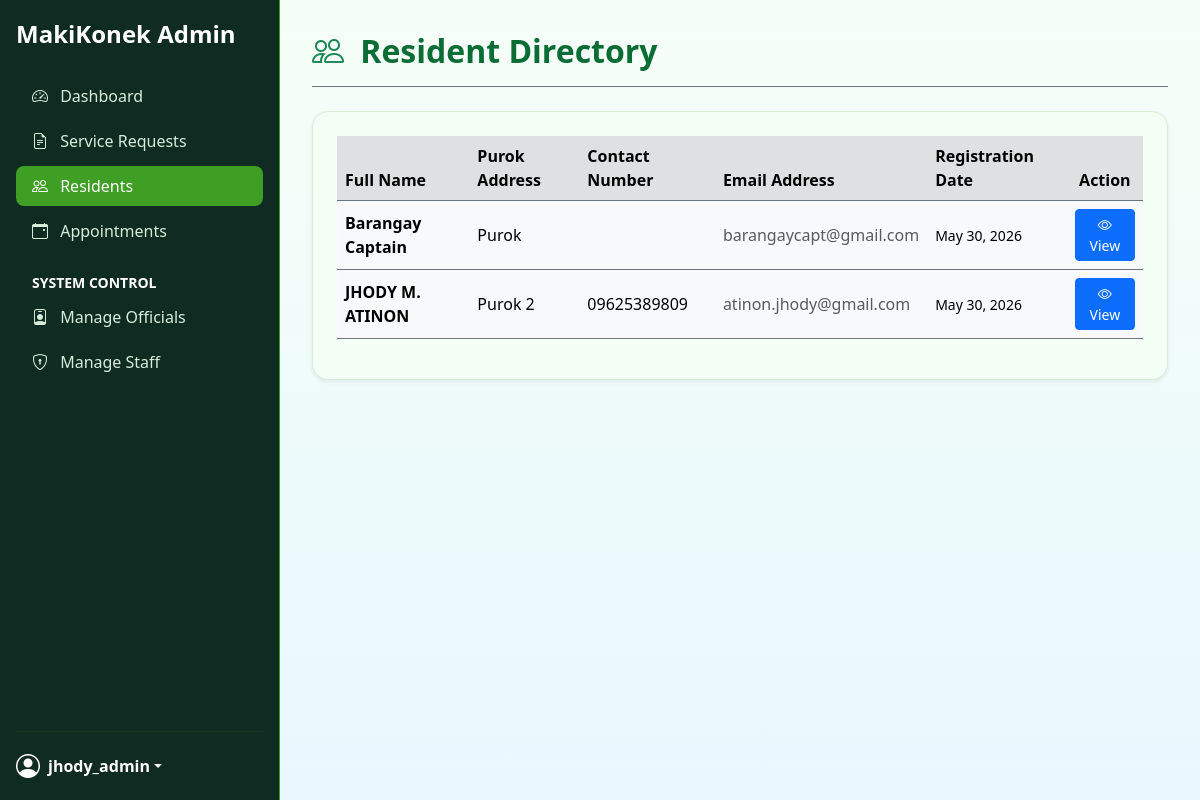
Page /Web_App/admin/manage_residents.php (signed in) on the committed database.
### tables this page shows
CREATE TABLE `user_profiles` (
  `profile_id` int(11) NOT NULL,
  `user_id` int(11) NOT NULL,
  `first_name` varchar(100) NOT NULL,
  `last_name` varchar(100) NOT NULL,
  `middle_name` varchar(100) DEFAULT NULL,
  `suffix` varchar(20) DEFAULT NULL,
  `avatar_path` varchar(255) DEFAULT NULL,
  `sex` varchar(20) DEFAULT NULL,
  `civil_status` varchar(50) DEFAULT NULL,
  `birth_date` date DEFAULT NULL,
  `birth_place` varchar(150) DEFAULT NULL,
  `religion` varchar(100) DEFAULT NULL,
  `nationality` varchar(100) DEFAULT NULL,
  `mobile_number` varchar(20) DEFAULT NULL,
  `house_no` varchar(50) DEFAULT NULL,
  `street` varchar(100) DEFAULT NULL,
  `purok_no` varchar(50) DEFAULT NULL,
  `subdivision` varchar(100) DEFAULT NULL,
  `emergency_name` varchar(100) DEFAULT NULL,
  `emergency_relationship` varchar(50) DEFAULT NULL,
  `emergency_contact` varchar(20) DEFAULT NULL,
  `emergency_address` varchar(255) DEFAULT NULL,
  `national_id` varchar(50) DEFAULT NULL,
  `philhealth_no` varchar(50) DEFAULT NULL,
  `voters_id` varchar(50) DEFAULT NULL,
  `sss_no` varchar(50) DEFAULT NULL,
  `tin_no` varchar(50) DEFAULT NULL,
  `pagibig_no` varchar(50) DEFAULT NULL,
  `years_residency` int(11) DEFAULT NULL,
  `employed_status` varchar(50) DEFAULT NULL,
  `date_registration` date DEFAULT NULL,
  `updated_at` timestamp NOT NULL DEFAULT current_timestamp() ON UPDATE current_timestamp()
);

CREATE TABLE `users` (
  `user_id` int(11) NOT NULL,
  `username` varchar(50) NOT NULL,
  `email` varchar(100) NOT NULL,
  `password_hash` varchar(255) NOT NULL,
  `role` varchar(20) DEFAULT 'Residente',
  `created_at` timestamp NOT NULL DEFAULT current_timestamp()
);

### Web_App/admin/manage_residents.php (the view, shortened to what this page needs)
<?php
require_once __DIR__ . '/../includes/db_connect.php';
$query = "
    SELECT u.user_id, u.email, u.created_at, p.*
    FROM users u
    INNER JOIN user_profiles p ON u.user_id = p.user_id
    ORDER BY u.created_at DESC
";
$result = mysqli_query($conn, $query);
?>
<!DOCTYPE html>
<html lang="en" data-bs-theme="light">
<head>
    <link href="https://cdn.jsdelivr.net/npm/bootstrap@5.3.0/dist/css/bootstrap.min.css" rel="stylesheet">
    <link rel="stylesheet" href="https://cdn.jsdelivr.net/npm/bootstrap-icons@1.10.5/font/bootstrap-icons.css">
</head>
<body>
    <?php include __DIR__ . '/partials/admin_sidebar.php'; ?>
    <main class="main-content">
        <div class="d-flex justify-content-between align-items-center mb-4 pb-2 border-bottom border-secondary">
            <h2 class="fw-bold page-title"><i class="bi bi-people text-success me-2"></i> Resident Directory</h2>
        </div>
        <div class="custom-card p-4 shadow-sm">
            <div class="table-responsive">
                <table class="table table-light table-hover align-middle border-secondary">
                    <thead class="table-active">
                        <tr>
                            <th>Full Name</th>
                            <th>Purok Address</th>
                            <th>Contact Number</th>
                            <th>Email Address</th>
                            <th>Registration Date</th>
                            <th class="text-center">Action</th>
                        </tr>
                    </thead>
                    <tbody>
                        <?php if (mysqli_num_rows($result) > 0): ?>
                            <?php while ($row = mysqli_fetch_assoc($result)):
                                $full_name = $row['first_name'] . ' ' . (!empty($row['middle_name']) ? substr($row['middle_name'], 0, 1) . '. ' : '') . $row['last_name'] . (!empty($row['suffix']) ? ' ' . $row['suffix'] : '');
                                $avatar = !empty($row['avatar_path']) ? '../' . $row['avatar_path'] : '../assets/img/avatar-placeholder.png';
                            ?>
                                <tr>
                                    <td class="fw-bold"><?php echo htmlspecialchars($full_name); ?></td>
                                    <td>Purok <?php echo htmlspecialchars($row['purok_no']); ?></td>
                                    <td><?php echo htmlspecialchars($row['mobile_number']); ?></td>
                                    <td class="text-muted"><?php echo htmlspecialchars($row['email']); ?></td>
                                    <td class="small"><?php echo date("M d, Y", strtotime($row['created_at'])); ?></td>
                                    <td class="text-center">
                                        <button class="btn btn-sm btn-primary view-profile-trigger"
                                            title="View Full Profile"
                                            data-name="<?php echo htmlspecialchars($full_name); ?>"
                                            data-avatar="<?php echo htmlspecialchars($avatar); ?>"
                                            data-email="<?php echo htmlspecialchars($row['email']); ?>"
                                            data-mobile="<?php echo htmlspecialchars($row['mobile_number']); ?>"
                                            data-sex="<?php echo htmlspecialchars($row['sex'] ?? 'N/A'); ?>"
                                            data-civil="<?php echo htmlspecialchars($row['civil_status'] ?? 'N/A'); ?>"
                                            data-birthdate="<?php echo htmlspecialchars(!empty($row['birth_date']) ? date('M d, Y', strtotime($row['birth_date'])) : 'N/A'); ?>"
                                            data-birthplace="<?php echo htmlspecialchars($row['birth_place'] ?? 'N/A'); ?>"
                                            data-religion="<?php echo htmlspecialchars($row['religion'] ?? 'N/A'); ?>"
                                            data-nationality="<?php echo htmlspecialchars($row['nationality'] ?? 'N/A'); ?>"
                                            data-address="<?php echo htmlspecialchars("House " . ($row['house_no'] ?? '') . ", " . ($row['street'] ?? '') . ", Purok " . $row['purok_no'] . " " . ($row['subdivision'] ?? '')); ?>"
                                            data-nationalid="<?php echo htmlspecialchars($row['national_id'] ?? 'N/A'); ?>"
                                            data-philhealth="<?php echo htmlspecialchars($row['philhealth_no'] ?? 'N/A'); ?>"
                                            data-voters="<?php echo htmlspecialchars($row['voters_id'] ?? 'N/A'); ?>"
                                            data-sss="<?php echo htmlspecialchars($row['sss_no'] ?? 'N/A'); ?>"
                                            data-tin="<?php echo htmlspecialchars($row['tin_no'] ?? 'N/A'); ?>"
                                            data-years="<?php echo htmlspecialchars($row['years_residency'] ?? 'N/A'); ?>"
                                            data-employed="<?php echo htmlspecialchars($row['employed_status'] ?? 'N/A'); ?>"
                                            data-pagibig="<?php echo htmlspecialchars($row['pagibig_no'] ?? 'N/A'); ?>"
                                            data-ename="<?php echo htmlspecialchars($row['emergency_name'] ?? 'N/A'); ?>"
                                            data-erel="<?php echo htmlspecialchars($row['emergency_relationship'] ?? 'N/A'); ?>"
                                            data-ephone="<?php echo htmlspecialchars($row['emergency_contact'] ?? 'N/A'); ?>"
                                            data-eaddress="<?php echo htmlspecialchars($row['emergency_address'] ?? 'N/A'); ?>">
                                            <i class="bi bi-eye"></i> View
                                        </button>
                                    </td>
                                </tr>
                            <?php endwhile; ?>
                        <?php else: ?>
                            <tr>
                                <td colspan="6" class="text-center text-muted py-4">No residents registered yet.</td>
                            </tr>
                        <?php endif; ?>
                    </tbody>
                </table>
            </div>
        </div>
    </main>
</body>
</html>

### Web_App/admin/partials/admin_sidebar.php (shortened to what this page needs)
<?php
$currentPage = basename($_SERVER['PHP_SELF']);
$admin_username = $_SESSION['admin_username'] ?? 'Admin';
$admin_role = $_SESSION['admin_role'] ?? 'Staff';
?>
<nav class="sidebar p-3 d-flex flex-column">
    <a href="dashboard.php" class="d-flex align-items-center mb-4 text-white text-decoration-none">
        <span class="fs-4 fw-bold">MakiKonek Admin</span>
    </a>
    <ul class="nav nav-pills flex-column mb-auto">
        <li class="nav-item">
            <a href="dashboard.php" class="nav-link <?php echo $currentPage === 'dashboard.php' ? 'active' : ''; ?>">
                <i class="bi bi-speedometer2 me-2"></i> Dashboard
            </a>
        </li>
        <li>
            <a href="manage_requests.php" class="nav-link <?php echo $currentPage === 'manage_requests.php' ? 'active' : ''; ?>">
                <i class="bi bi-file-earmark-text me-2"></i> Service Requests
            </a>
        </li>
        <li>
            <a href="manage_residents.php" class="nav-link <?php echo $currentPage === 'manage_residents.php' ? 'active' : ''; ?>">
                <i class="bi bi-people me-2"></i> Residents
            </a>
        </li>
        <li>
            <a href="manage_appointments.php" class="nav-link <?php echo $currentPage === 'manage_appointments.php' ? 'active' : ''; ?>">
                <i class="bi bi-calendar-event me-2"></i> Appointments
            </a>
        </li>
        <?php if ($admin_role === 'Super Admin'): ?>
            <li class="mt-3 mb-1 text-uppercase text-white small fw-bold px-3">System Control</li>
            <li>
                <a href="manage_officials.php" class="nav-link <?php echo $currentPage === 'manage_officials.php' ? 'active' : ''; ?>">
                    <i class="bi bi-person-badge me-2"></i> Manage Officials
                </a>
            </li>
            <li>
                <a href="manage_staff.php" class="nav-link <?php echo $currentPage === 'manage_staff.php' ? 'active' : ''; ?>">
                    <i class="bi bi-shield-lock me-2"></i> Manage Staff
                </a>
            </li>
        <?php endif; ?>
    </ul>
    <hr style="color: #3f9f25;">
    <div class="dropdown">
        <a href="#" class="d-flex align-items-center text-white text-decoration-none dropdown-toggle" data-bs-toggle="dropdown">
            <i class="bi bi-person-circle fs-4 me-2"></i>
            <strong><?php echo htmlspecialchars($admin_username); ?></strong>
        </a>
    </div>
</nav>

### Web_App/admin/manage_residents.php (style rules this page uses)
body { background: linear-gradient(180deg, #f6fff7 0%, #e9f8ff 100%); }
.main-content { margin-left: 280px; min-height: 100vh; padding: 2rem; }
.custom-card { background-color: #f4fff5; border: 1px solid #d8efd5; border-radius: 16px; }
.page-title { color: #0b6d36; }
.table thead { background-color: #e6f6e7; }

### Web_App/admin/partials/admin_sidebar.php (style rules this page uses)
.sidebar { width: 280px; position: fixed; top: 0; left: 0; height: 100vh; background-color: #102b21; border-right: 1px solid #3f9f25; z-index: 1000; }
.sidebar .nav-link { color: #d7eddc; margin-bottom: 5px; border-radius: 8px; transition: background-color 180ms ease, color 180ms ease; }
.sidebar .nav-link.active { background-color: #3f9f25; color: #ffffff; }
.sidebar .nav-link.active i { color: #ffffff; }
.sidebar hr { border-color: rgba(63, 159, 37, 0.35); }
.sidebar .dropdown-toggle::after { color: #ffffff; }

### rows in the picture
user_profiles: full_name "Barangay Captain", user.email "barangaycapt@gmail.com", user.created_at "May 30, 2026"
user_profiles: full_name "JHODY M. ATINON", purok_no "2", mobile_number "09625389809", user.email "atinon.jhody@gmail.com", user.created_at "May 30, 2026"

### other values in the picture
$admin_username "jhody_admin"
